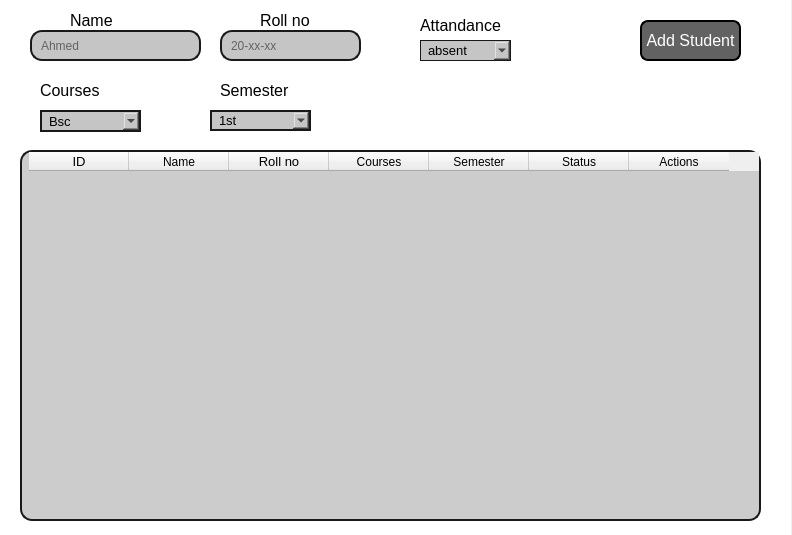
<?xml version="1.0" encoding="UTF-8"?>
<ui version="4.0">
 <class>Form</class>
 <widget class="QWidget" name="Form">
  <property name="geometry">
   <rect>
    <x>0</x>
    <y>0</y>
    <width>792</width>
    <height>535</height>
   </rect>
  </property>
  <property name="windowTitle">
   <string>Form</string>
  </property>
  <widget class="QLabel" name="label">
   <property name="geometry">
    <rect>
     <x>-10</x>
     <y>-10</y>
     <width>801</width>
     <height>551</height>
    </rect>
   </property>
   <property name="styleSheet">
    <string notr="true">background-color: rgb(255, 255, 255);</string>
   </property>
   <property name="text">
    <string/>
   </property>
  </widget>
  <widget class="QLabel" name="label_2">
   <property name="geometry">
    <rect>
     <x>70</x>
     <y>10</y>
     <width>51</width>
     <height>21</height>
    </rect>
   </property>
   <property name="font">
    <font>
     <family>Segoe UI Historic</family>
     <pointsize>12</pointsize>
    </font>
   </property>
   <property name="text">
    <string>Name</string>
   </property>
  </widget>
  <widget class="QLabel" name="label_3">
   <property name="geometry">
    <rect>
     <x>260</x>
     <y>10</y>
     <width>51</width>
     <height>20</height>
    </rect>
   </property>
   <property name="font">
    <font>
     <family>Segoe UI Historic</family>
     <pointsize>12</pointsize>
    </font>
   </property>
   <property name="text">
    <string>Roll no</string>
   </property>
  </widget>
  <widget class="QLineEdit" name="lineEdit">
   <property name="geometry">
    <rect>
     <x>30</x>
     <y>30</y>
     <width>171</width>
     <height>31</height>
    </rect>
   </property>
   <property name="styleSheet">
    <string notr="true">QLineEdit{
color:#000;
background-color:#c5c5c5;
border :2px solid rgb(25, 25, 25);
border-radius: 12px;
padding-left: 7px;
}</string>
   </property>
   <property name="placeholderText">
    <string>Ahmed</string>
   </property>
  </widget>
  <widget class="QLineEdit" name="lineEdit_2">
   <property name="geometry">
    <rect>
     <x>220</x>
     <y>30</y>
     <width>141</width>
     <height>31</height>
    </rect>
   </property>
   <property name="styleSheet">
    <string notr="true">QLineEdit{
color:#000;
background-color:#c5c5c5;
border :2px solid rgb(25, 25, 25);
border-radius: 12px;
padding-left: 7px;
}</string>
   </property>
   <property name="placeholderText">
    <string>20-xx-xx</string>
   </property>
  </widget>
  <widget class="QPushButton" name="pushButton">
   <property name="geometry">
    <rect>
     <x>640</x>
     <y>20</y>
     <width>101</width>
     <height>41</height>
    </rect>
   </property>
   <property name="font">
    <font>
     <family>Segoe UI Historic</family>
     <pointsize>12</pointsize>
    </font>
   </property>
   <property name="styleSheet">
    <string notr="true">QPushButton{
background-color:rgb(98, 98, 98);
color:#fff;
border: 2px solid #000;
border-radius: 8px;
}
QPushButton:hover{
background-color:rgb(255, 255, 255);
color:#000;

}
QPushButton:pressed{
background-color:rgb(31, 31, 31);
color:#fff;

}</string>
   </property>
   <property name="text">
    <string>Add Student</string>
   </property>
  </widget>
  <widget class="QComboBox" name="comboBox">
   <property name="geometry">
    <rect>
     <x>40</x>
     <y>110</y>
     <width>101</width>
     <height>22</height>
    </rect>
   </property>
   <property name="font">
    <font>
     <family>Segoe UI Historic</family>
     <pointsize>10</pointsize>
    </font>
   </property>
   <property name="styleSheet">
    <string notr="true">QComboBox{
color:#000;
background-color:#c5c5c5;
border :2px solid rgb(25, 25, 25);
border-radius: 12px;
padding-left: 7px;
}</string>
   </property>
   <item>
    <property name="text">
     <string>Bsc</string>
    </property>
   </item>
   <item>
    <property name="text">
     <string>Diploma</string>
    </property>
   </item>
   <item>
    <property name="text">
     <string>Ms</string>
    </property>
   </item>
  </widget>
  <widget class="QLabel" name="label_6">
   <property name="geometry">
    <rect>
     <x>220</x>
     <y>80</y>
     <width>71</width>
     <height>21</height>
    </rect>
   </property>
   <property name="font">
    <font>
     <family>Segoe UI Historic</family>
     <pointsize>12</pointsize>
    </font>
   </property>
   <property name="text">
    <string>Semester</string>
   </property>
  </widget>
  <widget class="QLabel" name="label_7">
   <property name="geometry">
    <rect>
     <x>40</x>
     <y>80</y>
     <width>61</width>
     <height>21</height>
    </rect>
   </property>
   <property name="font">
    <font>
     <family>Segoe UI Historic</family>
     <pointsize>12</pointsize>
    </font>
   </property>
   <property name="text">
    <string>Courses</string>
   </property>
  </widget>
  <widget class="QComboBox" name="comboBox_2">
   <property name="geometry">
    <rect>
     <x>210</x>
     <y>110</y>
     <width>101</width>
     <height>21</height>
    </rect>
   </property>
   <property name="font">
    <font>
     <family>Segoe UI Historic</family>
     <pointsize>10</pointsize>
    </font>
   </property>
   <property name="styleSheet">
    <string notr="true">QComboBox{
color:#000;
background-color:#c5c5c5;
border :2px solid rgb(25, 25, 25);
border-radius: 12px;
padding-left: 7px;
}</string>
   </property>
   <item>
    <property name="text">
     <string>1st</string>
    </property>
   </item>
   <item>
    <property name="text">
     <string>2nd</string>
    </property>
   </item>
   <item>
    <property name="text">
     <string>3rd</string>
    </property>
   </item>
   <item>
    <property name="text">
     <string>4th</string>
    </property>
   </item>
   <item>
    <property name="text">
     <string>5th</string>
    </property>
   </item>
   <item>
    <property name="text">
     <string>6th</string>
    </property>
   </item>
   <item>
    <property name="text">
     <string>7th</string>
    </property>
   </item>
   <item>
    <property name="text">
     <string>8th</string>
    </property>
   </item>
  </widget>
  <widget class="QLabel" name="label_4">
   <property name="geometry">
    <rect>
     <x>420</x>
     <y>10</y>
     <width>81</width>
     <height>31</height>
    </rect>
   </property>
   <property name="font">
    <font>
     <family>Segoe UI Historic</family>
     <pointsize>12</pointsize>
    </font>
   </property>
   <property name="text">
    <string>Attandance</string>
   </property>
  </widget>
  <widget class="QComboBox" name="comboBox_3">
   <property name="geometry">
    <rect>
     <x>420</x>
     <y>40</y>
     <width>91</width>
     <height>21</height>
    </rect>
   </property>
   <property name="font">
    <font>
     <family>Segoe UI Historic</family>
     <pointsize>10</pointsize>
    </font>
   </property>
   <property name="styleSheet">
    <string notr="true">QComboBox{
color:#000;
background-color:#c5c5c5;
border :1px solid rgb(25, 25, 25);
border-radius: 12px;
padding-left: 7px;
}</string>
   </property>
   <item>
    <property name="text">
     <string>absent</string>
    </property>
   </item>
   <item>
    <property name="text">
     <string>present</string>
    </property>
   </item>
  </widget>
  <widget class="QTableWidget" name="tableWidget">
   <property name="geometry">
    <rect>
     <x>20</x>
     <y>150</y>
     <width>741</width>
     <height>371</height>
    </rect>
   </property>
   <property name="styleSheet">
    <string notr="true">QTableWidget{
color:#000;
background-color:#ccc;
border :2px solid rgb(25, 25, 25);
border-radius: 12px;
padding-left: 7px;
}</string>
   </property>
   <column>
    <property name="text">
     <string>ID</string>
    </property>
    <property name="font">
     <font>
      <pointsize>10</pointsize>
     </font>
    </property>
    <property name="background">
     <color>
      <red>0</red>
      <green>255</green>
      <blue>255</blue>
     </color>
    </property>
   </column>
   <column>
    <property name="text">
     <string>Name</string>
    </property>
   </column>
   <column>
    <property name="text">
     <string>Roll no</string>
    </property>
    <property name="font">
     <font>
      <pointsize>10</pointsize>
     </font>
    </property>
   </column>
   <column>
    <property name="text">
     <string>Courses</string>
    </property>
   </column>
   <column>
    <property name="text">
     <string>Semester</string>
    </property>
   </column>
   <column>
    <property name="text">
     <string>Status</string>
    </property>
   </column>
   <column>
    <property name="text">
     <string>Actions</string>
    </property>
   </column>
  </widget>
 </widget>
 <resources/>
 <connections/>
</ui>
